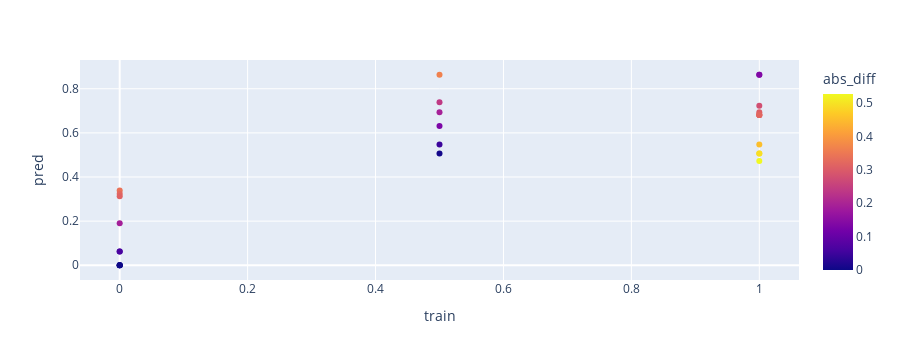

Notebook code for this chart:
### Code cell
fig = px.scatter(train_results_df.reset_index(), x="train", y= "pred", color="abs_diff", hover_data=['patient'])
fig.show()

### Figure 1 — Plotly figure (JSON) as saved in the notebook; plotly's stock layout.template omitted (floating-point values rounded to 4 significant figures)
{"data": [{"customdata": [["GIL_12"], ["GIL_19"], ["NOV_15"], ["GIL_20"], ["NOV_18"], ["NOV_17"], ["GIL_01"], ["NOV_10"], ["GIL_06"], ["GIL_14"], ["GIL_02"], ["NOV_13"], ["NOV_04"], ["GIL_03"], ["NOV_14"], ["NOV_21"], ["GIL_04"], ["NOV_19"], ["NOV_06"], ["NOV_16"], ["GIL_13"], ["NOV_05"], ["NOV_01"], ["NOV_03"], ["GIL_10"], ["GIL_18"], ["NOV_11"], ["NOV_22"]], "hovertemplate": "train=%{x}<br>pred=%{y}<br>patient=%{customdata[0]}<br>abs_diff=%{marker.color}<extra></extra>", "legendgroup": "", "marker": {"color": [0.3061, 0.3191, 0.1364, 0.4936, 0.0625, 0.3636, 0.0625, 0.00641, 0, 0.5275, 0.3393, 0.3191, 0, 0.3237, 0.1314, 0.3191, 0, 0.2386, 0.1939, 0.2775, 0.04762, 0.1905, 0, 0.3125, 0.3191, 0.1364, 0.4524, 0.4936], "coloraxis": "coloraxis", "symbol": "circle"}, "mode": "markers", "name": "", "orientation": "v", "showlegend": false, "type": "scatter", "x": [1, 1, 1, 1, 0, 0.5, 0, 0.5, 0, 1, 0, 1, 0, 0, 0.5, 1, 0, 0.5, 0.5, 1, 0.5, 0, 0, 0, 1, 1, 1, 1], "xaxis": "x", "y": [0.6939, 0.6809, 0.8636, 0.5064, 0.0625, 0.8636, 0.0625, 0.5064, 0, 0.4725, 0.3393, 0.6809, 0, 0.3237, 0.6314, 0.6809, 0, 0.7386, 0.6939, 0.7225, 0.5476, 0.1905, 0, 0.3125, 0.6809, 0.8636, 0.5476, 0.5064], "yaxis": "y"}], "layout": {"coloraxis": {"colorbar": {"title": {"text": "abs_diff"}}, "colorscale": [[0, "#0d0887"], [0.1111, "#46039f"], [0.2222, "#7201a8"], [0.3333, "#9c179e"], [0.4444, "#bd3786"], [0.5556, "#d8576b"], [0.6667, "#ed7953"], [0.7778, "#fb9f3a"], [0.8889, "#fdca26"], [1, "#f0f921"]]}, "height": 360, "legend": {"tracegroupgap": 0}, "margin": {"t": 60}, "xaxis": {"anchor": "y", "autorange": true, "domain": [0, 1], "range": [-0.06459, 1.065], "title": {"text": "train"}, "type": "linear"}, "yaxis": {"anchor": "x", "autorange": true, "domain": [0, 1], "range": [-0.06686, 0.9304], "title": {"text": "pred"}, "type": "linear"}}}
